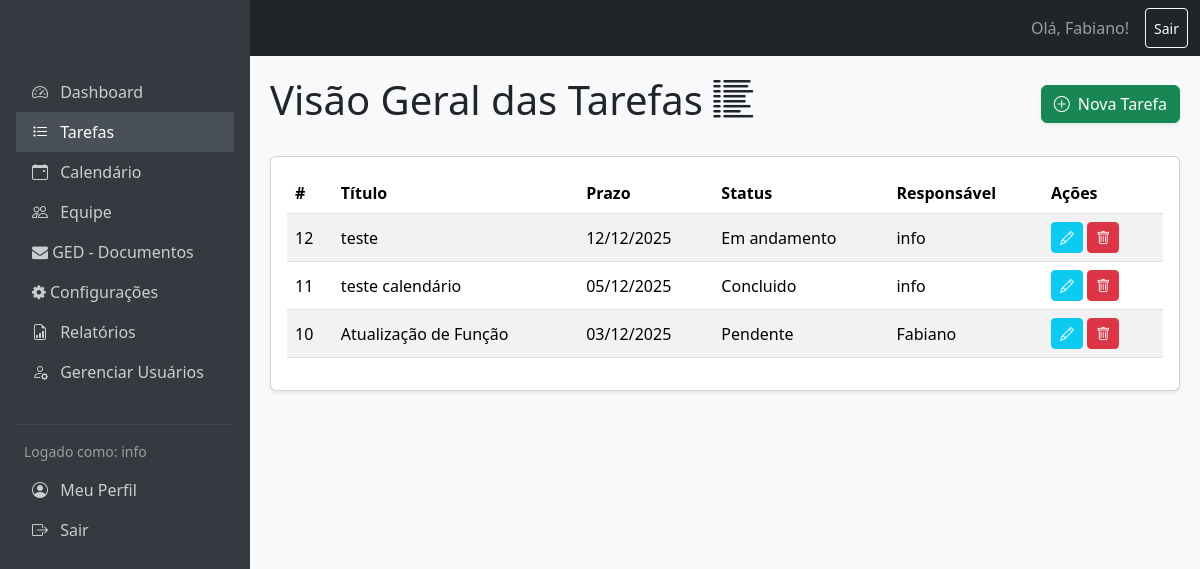
Screenshot of /listagem_registros.php (signed in) with the database file from the repository.
### tables this page shows
CREATE TABLE `tarefas` (
  `id` int(11) NOT NULL,
  `titulo` varchar(255) NOT NULL,
  `descricao` text,
  `prioridade` enum('baixa','media','alta') NOT NULL DEFAULT 'baixa',
  `data_criacao` timestamp NOT NULL DEFAULT CURRENT_TIMESTAMP,
  `prazo` date NOT NULL,
  `status_tarefa` enum('pendente','em_andamento','concluido','atrasado') NOT NULL DEFAULT 'pendente',
  `responsavel_id` int(11) DEFAULT NULL
);

CREATE TABLE `usuarios` (
  `id` int(11) NOT NULL,
  `nome` varchar(100) NOT NULL,
  `email` varchar(100) NOT NULL,
  `senha_hash` varchar(255) NOT NULL,
  `perfil` enum('admin','user') NOT NULL DEFAULT 'user',
  `foto_perfil_url` varchar(255) DEFAULT NULL,
  `data_cadastro` timestamp NOT NULL DEFAULT CURRENT_TIMESTAMP
);

### listagem_registros.php (the view, shortened to what this page needs)
<?php
include 'header.php';
include 'sidebar.php';
require_once 'conexao.php';
$tarefas = [];
try {
    $sql = "
        SELECT
            t.id,
            t.titulo,
            t.prazo,
            t.status_tarefa,
            u.nome AS nome_responsavel
        FROM tarefas t
        LEFT JOIN usuarios u ON t.responsavel_id = u.id
        ORDER BY t.prazo DESC";
    $stmt = $pdo->query($sql);
    $tarefas = $stmt->fetchAll(PDO::FETCH_ASSOC);
} catch (\PDOException $e) {
    error_log("Erro ao buscar tarefas: " . $e->getMessage());
    $status = 'erro';
    $mensagem = 'Erro ao carregar lista de tarefas. Por favor, tente novamente.';
}
?>
<div id="main-content">
    <div class="d-flex justify-content-between align-items-center mb-4">
        <h1>Visão Geral das Tarefas <i class="bi bi-list-columns-reverse"></i></h1>
        <div class="d-flex">
            <a href="form_tarefa.php" class="btn btn-success shadow-sm"><i class="bi bi-plus-circle me-1"></i> Nova Tarefa</a>
        </div>
    </div>
    <div class="card shadow-sm">
        <div class="card-body">
            <div class="table-responsive">
                <table class="table table-striped table-hover align-middle">
                    <thead>
                        <tr>
                            <th>#</th>
                            <th>Título</th>
                            <th>Prazo</th>
                            <th>Status</th>
                            <th>Responsável</th>
                            <th style="width: 120px;">Ações</th>
                        </tr>
                    </thead>
                    <tbody>
                        <?php if (empty($tarefas)): ?>
                            <tr><td colspan="6" class="text-center text-muted">Nenhuma tarefa encontrada.</td></tr>
                        <?php else: ?>
                            <?php foreach ($tarefas as $tarefa): ?>
                                <tr>
                                    <td><?= htmlspecialchars($tarefa['id']) ?></td>
                                    <td><?= htmlspecialchars($tarefa['titulo']) ?></td>
                                    <td><?= htmlspecialchars(date('d/m/Y', strtotime($tarefa['prazo']))) ?></td>
                                    <td><?= htmlspecialchars(ucfirst(str_replace('_', ' ', $tarefa['status_tarefa']))) ?></td>
                                    <td><?= htmlspecialchars($tarefa['nome_responsavel'] ?? 'N/A') ?></td>
                                    <td>
                                        <a href="form_tarefa.php?id=<?= $tarefa['id'] ?>" class="btn btn-sm btn-info text-white"><i class="bi bi-pencil"></i></a>
                                        <a href="excluir_tarefa.php?id=<?= $tarefa['id'] ?>" class="btn btn-sm btn-danger"><i class="bi bi-trash"></i></a>
                                    </td>
                                </tr>
                            <?php endforeach; ?>
                        <?php endif; ?>
                    </tbody>
                </table>
            </div>
        </div>
    </div>
</div>
</body>
</html>

### header.php (style rules this page uses)
:root { --sidebar-width: 250px; }
body { background-color: #f8f9fa; }
#main-content { margin-left: var(--sidebar-width); padding: 20px; padding-top: 76px; }

### rows the page displays
tarefas: id "12", titulo "teste", prazo "12/12/2025", status_tarefa "Em andamento", usuarios.nome "info"
tarefas: id "11", titulo "teste calendário", prazo "05/12/2025", status_tarefa "Concluido", usuarios.nome "info"
tarefas: id "10", titulo "Atualização de Função", prazo "03/12/2025", status_tarefa "Pendente", usuarios.nome "Fabiano"

### other values shown
$usuario_logado "info"
